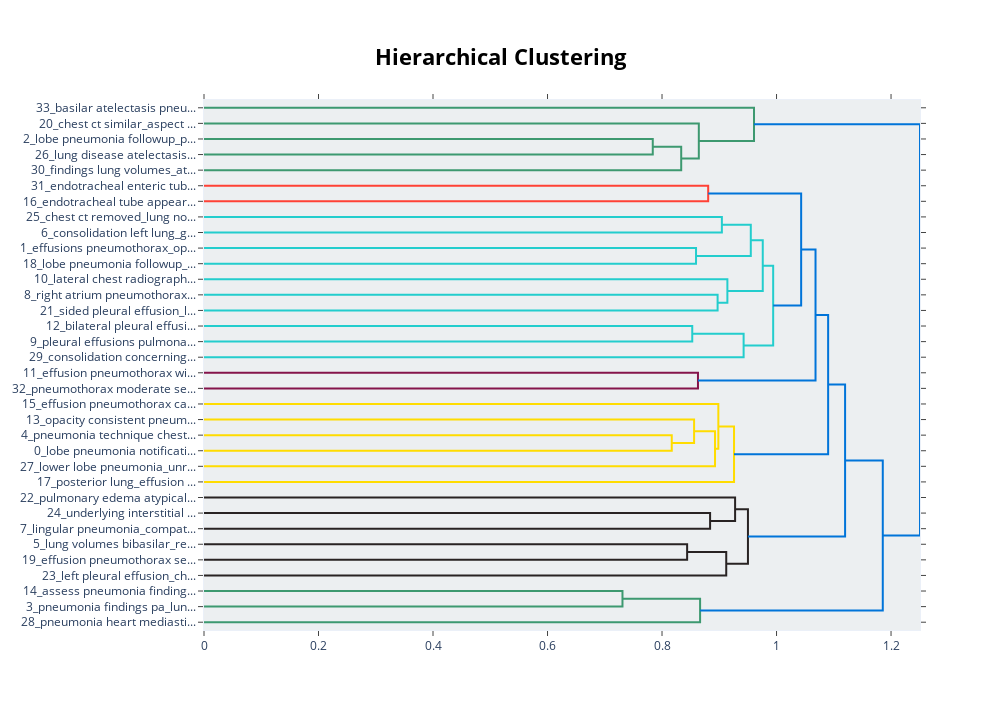

Notebook cell for this chart:
### Code cell
topic_model.visualize_hierarchy()

### Figure 1 — Plotly figure (JSON) as saved in the notebook; plotly's stock layout.template omitted (floating-point values rounded to 4 significant figures)
{"data": [{"hoverinfo": "text", "marker": {"color": "rgb(61,153,112)"}, "mode": "lines", "type": "scatter", "x": [0, 0.7838, 0.7838, 0], "xaxis": "x", "y": [-25, -25, -35, -35], "yaxis": "y"}, {"hoverinfo": "text", "marker": {"color": "rgb(61,153,112)"}, "mode": "lines", "type": "scatter", "x": [0.7838, 0.8335, 0.8335, 0], "xaxis": "x", "y": [-30, -30, -45, -45], "yaxis": "y"}, {"hoverinfo": "text", "marker": {"color": "rgb(61,153,112)"}, "mode": "lines", "type": "scatter", "x": [0, 0.8643, 0.8643, 0.8335], "xaxis": "x", "y": [-15, -15, -37.5, -37.5], "yaxis": "y"}, {"hoverinfo": "text", "marker": {"color": "rgb(61,153,112)"}, "mode": "lines", "type": "scatter", "x": [0, 0.9607, 0.9607, 0.8643], "xaxis": "x", "y": [-5, -5, -26.25, -26.25], "yaxis": "y"}, {"hoverinfo": "text", "marker": {"color": "rgb(255,65,54)"}, "mode": "lines", "type": "scatter", "x": [0, 0.8806, 0.8806, 0], "xaxis": "x", "y": [-55, -55, -65, -65], "yaxis": "y"}, {"hoverinfo": "text", "marker": {"color": "rgb(35,205,205)"}, "mode": "lines", "type": "scatter", "x": [0, 0.9045, 0.9045, 0], "xaxis": "x", "y": [-75, -75, -85, -85], "yaxis": "y"}, {"hoverinfo": "text", "marker": {"color": "rgb(35,205,205)"}, "mode": "lines", "type": "scatter", "x": [0, 0.8594, 0.8594, 0], "xaxis": "x", "y": [-95, -95, -105, -105], "yaxis": "y"}, {"hoverinfo": "text", "marker": {"color": "rgb(35,205,205)"}, "mode": "lines", "type": "scatter", "x": [0.9045, 0.955, 0.955, 0.8594], "xaxis": "x", "y": [-80, -80, -100, -100], "yaxis": "y"}, {"hoverinfo": "text", "marker": {"color": "rgb(35,205,205)"}, "mode": "lines", "type": "scatter", "x": [0, 0.8971, 0.8971, 0], "xaxis": "x", "y": [-125, -125, -135, -135], "yaxis": "y"}, {"hoverinfo": "text", "marker": {"color": "rgb(35,205,205)"}, "mode": "lines", "type": "scatter", "x": [0, 0.9141, 0.9141, 0.8971], "xaxis": "x", "y": [-115, -115, -130, -130], "yaxis": "y"}, {"hoverinfo": "text", "marker": {"color": "rgb(35,205,205)"}, "mode": "lines", "type": "scatter", "x": [0.955, 0.9759, 0.9759, 0.9141], "xaxis": "x", "y": [-90, -90, -122.5, -122.5], "yaxis": "y"}, {"hoverinfo": "text", "marker": {"color": "rgb(35,205,205)"}, "mode": "lines", "type": "scatter", "x": [0, 0.8528, 0.8528, 0], "xaxis": "x", "y": [-145, -145, -155, -155], "yaxis": "y"}, {"hoverinfo": "text", "marker": {"color": "rgb(35,205,205)"}, "mode": "lines", "type": "scatter", "x": [0.8528, 0.9425, 0.9425, 0], "xaxis": "x", "y": [-150, -150, -165, -165], "yaxis": "y"}, {"hoverinfo": "text", "marker": {"color": "rgb(35,205,205)"}, "mode": "lines", "type": "scatter", "x": [0.9759, 0.9941, 0.9941, 0.9425], "xaxis": "x", "y": [-106.2, -106.2, -157.5, -157.5], "yaxis": "y"}, {"hoverinfo": "text", "marker": {"color": "rgb(0,116,217)"}, "mode": "lines", "type": "scatter", "x": [0.8806, 1.043, 1.043, 0.9941], "xaxis": "x", "y": [-60, -60, -131.9, -131.9], "yaxis": "y"}, {"hoverinfo": "text", "marker": {"color": "rgb(133,20,75)"}, "mode": "lines", "type": "scatter", "x": [0, 0.8628, 0.8628, 0], "xaxis": "x", "y": [-175, -175, -185, -185], "yaxis": "y"}, {"hoverinfo": "text", "marker": {"color": "rgb(0,116,217)"}, "mode": "lines", "type": "scatter", "x": [1.043, 1.068, 1.068, 0.8628], "xaxis": "x", "y": [-95.94, -95.94, -180, -180], "yaxis": "y"}, {"hoverinfo": "text", "marker": {"color": "rgb(255,220,0)"}, "mode": "lines", "type": "scatter", "x": [0, 0.817, 0.817, 0], "xaxis": "x", "y": [-215, -215, -225, -225], "yaxis": "y"}, {"hoverinfo": "text", "marker": {"color": "rgb(255,220,0)"}, "mode": "lines", "type": "scatter", "x": [0, 0.856, 0.856, 0.817], "xaxis": "x", "y": [-205, -205, -220, -220], "yaxis": "y"}, {"hoverinfo": "text", "marker": {"color": "rgb(255,220,0)"}, "mode": "lines", "type": "scatter", "x": [0.856, 0.8925, 0.8925, 0], "xaxis": "x", "y": [-212.5, -212.5, -235, -235], "yaxis": "y"}, {"hoverinfo": "text", "marker": {"color": "rgb(255,220,0)"}, "mode": "lines", "type": "scatter", "x": [0, 0.8984, 0.8984, 0.8925], "xaxis": "x", "y": [-195, -195, -223.8, -223.8], "yaxis": "y"}, {"hoverinfo": "text", "marker": {"color": "rgb(255,220,0)"}, "mode": "lines", "type": "scatter", "x": [0.8984, 0.9258, 0.9258, 0], "xaxis": "x", "y": [-209.4, -209.4, -245, -245], "yaxis": "y"}, {"hoverinfo": "text", "marker": {"color": "rgb(0,116,217)"}, "mode": "lines", "type": "scatter", "x": [1.068, 1.09, 1.09, 0.9258], "xaxis": "x", "y": [-138.0, -138.0, -227.2, -227.2], "yaxis": "y"}, {"hoverinfo": "text", "marker": {"color": "rgb(40,35,35)"}, "mode": "lines", "type": "scatter", "x": [0, 0.8839, 0.8839, 0], "xaxis": "x", "y": [-265, -265, -275, -275], "yaxis": "y"}, {"hoverinfo": "text", "marker": {"color": "rgb(40,35,35)"}, "mode": "lines", "type": "scatter", "x": [0, 0.9276, 0.9276, 0.8839], "xaxis": "x", "y": [-255, -255, -270, -270], "yaxis": "y"}, {"hoverinfo": "text", "marker": {"color": "rgb(40,35,35)"}, "mode": "lines", "type": "scatter", "x": [0, 0.8438, 0.8438, 0], "xaxis": "x", "y": [-285, -285, -295, -295], "yaxis": "y"}, {"hoverinfo": "text", "marker": {"color": "rgb(40,35,35)"}, "mode": "lines", "type": "scatter", "x": [0.8438, 0.9121, 0.9121, 0], "xaxis": "x", "y": [-290, -290, -305, -305], "yaxis": "y"}, {"hoverinfo": "text", "marker": {"color": "rgb(40,35,35)"}, "mode": "lines", "type": "scatter", "x": [0.9276, 0.9501, 0.9501, 0.9121], "xaxis": "x", "y": [-262.5, -262.5, -297.5, -297.5], "yaxis": "y"}, {"hoverinfo": "text", "marker": {"color": "rgb(0,116,217)"}, "mode": "lines", "type": "scatter", "x": [1.09, 1.12, 1.12, 0.9501], "xaxis": "x", "y": [-182.6, -182.6, -280, -280], "yaxis": "y"}, {"hoverinfo": "text", "marker": {"color": "rgb(61,153,112)"}, "mode": "lines", "type": "scatter", "x": [0, 0.7309, 0.7309, 0], "xaxis": "x", "y": [-315, -315, -325, -325], "yaxis": "y"}, {"hoverinfo": "text", "marker": {"color": "rgb(61,153,112)"}, "mode": "lines", "type": "scatter", "x": [0.7309, 0.8665, 0.8665, 0], "xaxis": "x", "y": [-320, -320, -335, -335], "yaxis": "y"}, {"hoverinfo": "text", "marker": {"color": "rgb(0,116,217)"}, "mode": "lines", "type": "scatter", "x": [1.12, 1.186, 1.186, 0.8665], "xaxis": "x", "y": [-231.3, -231.3, -327.5, -327.5], "yaxis": "y"}, {"hoverinfo": "text", "marker": {"color": "rgb(0,116,217)"}, "mode": "lines", "type": "scatter", "x": [0.9607, 1.251, 1.251, 1.186], "xaxis": "x", "y": [-15.62, -15.62, -279.4, -279.4], "yaxis": "y"}], "layout": {"autosize": false, "height": 710, "hoverlabel": {"bgcolor": "white", "font": {"family": "Rockwell", "size": 16}}, "hovermode": "closest", "plot_bgcolor": "#ECEFF1", "showlegend": false, "title": {"font": {"color": "Black", "size": 22}, "text": "<b>Hierarchical Clustering</b>", "x": 0.5, "xanchor": "center", "yanchor": "top"}, "width": 1000, "xaxis": {"mirror": "allticks", "rangemode": "tozero", "showgrid": false, "showline": true, "showticklabels": true, "ticks": "outside", "type": "linear", "zeroline": false}, "yaxis": {"mirror": "allticks", "range": [-340, 0], "rangemode": "tozero", "showgrid": false, "showline": true, "showticklabels": true, "tickmode": "array", "ticks": "outside", "ticktext": ["33_basilar atelectasis pneu...", "20_chest ct similar_aspect ...", "2_lobe pneumonia followup_p...", "26_lung disease atelectasis...", "30_findings lung volumes_at...", "31_endotracheal enteric tub...", "16_endotracheal tube appear...", "25_chest ct removed_lung no...", "6_consolidation left lung_g...", "1_effusions pneumothorax_op...", "18_lobe pneumonia followup_...", "10_lateral chest radiograph...", "8_right atrium pneumothorax...", "21_sided pleural effusion_l...", "12_bilateral pleural effusi...", "9_pleural effusions pulmona...", "29_consolidation concerning...", "11_effusion pneumothorax wi...", "32_pneumothorax moderate se...", "15_effusion pneumothorax ca...", "13_opacity consistent pneum...", "4_pneumonia technique chest...", "0_lobe pneumonia notificati...", "27_lower lobe pneumonia_unr...", "17_posterior lung_effusion ...", "22_pulmonary edema atypical...", "24_underlying interstitial ...", "7_lingular pneumonia_compat...", "5_lung volumes bibasilar_re...", "19_effusion pneumothorax se...", "23_left pleural effusion_ch...", "14_assess pneumonia finding...", "3_pneumonia findings pa_lun...", "28_pneumonia heart mediasti..."], "tickvals": [-5, -15, -25, -35, -45, -55, -65, -75, -85, -95, -105, -115, -125, -135, -145, -155, -165, -175, -185, -195, -205, -215, -225, -235, -245, -255, -265, -275, -285, -295, -305, -315, -325, -335], "type": "linear", "zeroline": false}}}
